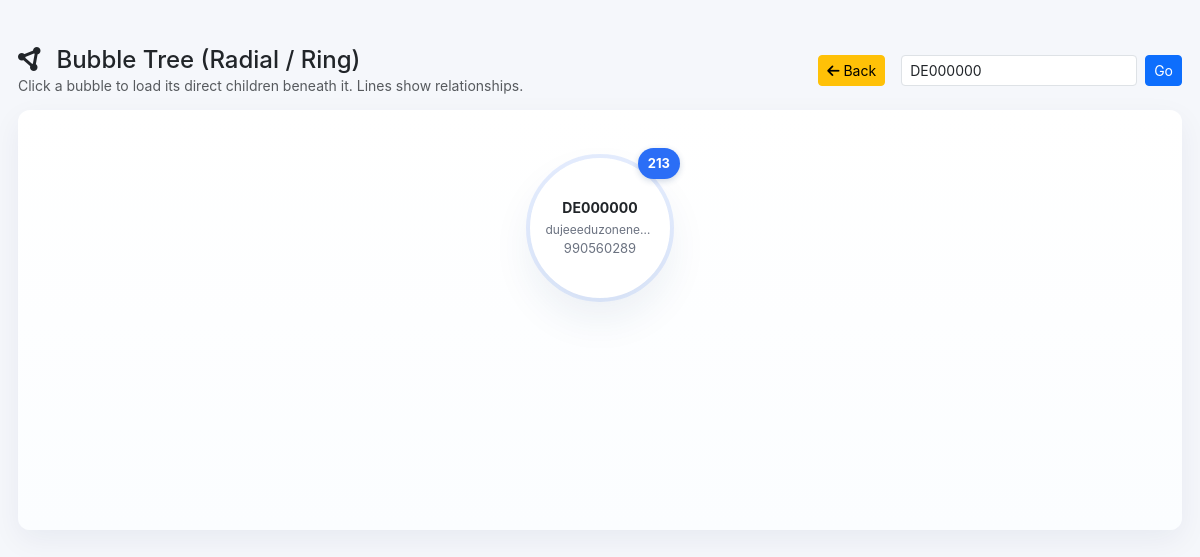
The app's page /view_children.php?mlm_id=DE000000 (signed in) with its own data.
### tables this page shows
CREATE TABLE `members` (
  `id` int(11) NOT NULL,
  `mlm_id` varchar(20) NOT NULL,
  `ref_id` varchar(20) DEFAULT NULL,
  `full_name` varchar(100) NOT NULL,
  `phone` varchar(15) NOT NULL,
  `email` varchar(100) DEFAULT NULL,
  `roll_no` varchar(50) NOT NULL,
  `rp` int(11) DEFAULT NULL,
  `sp` int(11) DEFAULT NULL,
  `password` varchar(255) NOT NULL,
  `country` varchar(50) NOT NULL,
  `blood_group` varchar(10) NOT NULL,
  `status` enum('red','prime') DEFAULT 'red',
  `joining_date` timestamp NOT NULL DEFAULT current_timestamp(),
  `reg_date` timestamp NOT NULL DEFAULT current_timestamp(),
  `account_holder` varchar(100) DEFAULT NULL,
  `bank_name` varchar(100) DEFAULT NULL,
  `account_number` varchar(50) DEFAULT NULL,
  `ifsc_code` varchar(20) DEFAULT NULL,
  `branch_name` varchar(100) DEFAULT NULL
);

### view_children.php (the view, shortened to what this page needs)
<?php
require 'db.php';
$id = $_SESSION['member_id'];
$stmtMy = $mysqli->prepare("SELECT mlm_id FROM members WHERE id = ?");
$stmtMy->bind_param("i", $id);
$stmtMy->execute();
$myData = $stmtMy->get_result()->fetch_assoc();
$myMLM = $myData['mlm_id'] ?? '';
function h($s){ return htmlspecialchars($s, ENT_QUOTES|ENT_SUBSTITUTE, 'UTF-8'); }
$member = null;
if (isset($_GET['mlm_id'])) {
    $mlm = trim($_GET['mlm_id']);
    $q = $mysqli->prepare("SELECT mlm_id, full_name, phone, status FROM members WHERE mlm_id = ?");
    $q->bind_param("s", $mlm);
    $q->execute();
    $member = $q->get_result()->fetch_assoc();
}
$descCollector = [];
if ($member) {
    getAllDescendants($mysqli, [$member['mlm_id']], $descCollector);
    $totalDownline = count($descCollector);
} else {
    $totalDownline = 0;
}
?>
<!doctype html>
<html lang="en">
<head>
<link href="https://cdn.jsdelivr.net/npm/bootstrap@5.3.0/dist/css/bootstrap.min.css" rel="stylesheet">
<link href="https://cdnjs.cloudflare.com/ajax/libs/font-awesome/6.4.0/css/all.min.css" rel="stylesheet">
</head>
<body>
<div class="container-app">
  <div class="header">
    <div>
      <h4 class="mb-0"><i class="fa-solid fa-circle-nodes me-2"></i> Bubble Tree (Radial / Ring)</h4>
      <div class="small text-muted">Click a bubble to load its direct children beneath it. Lines show relationships.</div>
    </div>
    <div class="controls">
      <a href="user_dashboard.php" class="btn btn-sm btn-warning me-2"><i class="fa fa-arrow-left"></i> Back</a>
      <form id="searchForm" class="d-flex" onsubmit="event.preventDefault(); goSearch();">
       <input id="mlm_input" class="form-control form-control-sm"
       placeholder="Member ID (eg. DE00001)"
       value="<?= isset($_GET['mlm_id']) ? h($_GET['mlm_id']) : h($myMLM) ?>" readonly>
        <button class="btn btn-primary btn-sm ms-2">Go</button>
      </form>
    </div>
  </div>
  <div id="canvas" class="canvas">
    <svg id="connectorSvg" class="connector-svg" xmlns="http://www.w3.org/2000/svg"></svg>
    <?php if (!$member): ?>
    <?php else: ?>
      <div id="stage" class="bubble-stage" aria-live="polite">
        <div style="position:relative; display:inline-block;">
    <span style="
        position:absolute;
        top:-10px;
        right:-10px;
        background:#2b6ef6;
        color:#fff;
        padding:6px 10px;
        border-radius:999px;
        font-weight:700;
        font-size:13px;
        box-shadow:0 2px 6px rgba(20,60,120,0.20);
        z-index:20;
    ">
        <?= $totalDownline ?>
    </span>
    <div id="bubble-<?= h($member['mlm_id']) ?>"
         class="bubble fade-in selected"
         tabindex="0"
         data-mlm="<?= h($member['mlm_id']) ?>"
         data-full="<?= h($member['full_name']) ?>"
         data-phone="<?= h($member['phone']) ?>"
         data-status="<?= h($member['status']) ?>">
        <div class="id"><?= h($member['mlm_id']) ?></div>
        <div class="name"><?= h($member['full_name']) ?></div>
        <div class="small hint"><?= h($member['phone']) ?></div>
    </div>
</div>
      </div>
    <?php endif; ?>
  </div>
</div>
</body>
</html>

### view_children.php (style rules this page uses)
:root { --bg:#f5f7fb; --card:#fff; --muted:#6b7280; --accent:#2b6ef6; --line:#cdd6e6; }
body { background:var(--bg); font-family: Inter, system-ui, sans-serif; }
.container-app { max-width:1200px; margin:28px auto; padding:18px; }
.header { display:flex; justify-content:space-between; align-items:center; gap:12px; margin-bottom:14px; }
.canvas { position:relative; background:linear-gradient(180deg,#ffffff,#fbfdff); border-radius:12px; padding:20px; min-height:420px; box-shadow:0 10px 30px rgba(20,40,80,0.06); overflow:auto; }
.connector-svg { position:absolute; left:0; top:0; width:100%; height:100%; pointer-events:none; z-index:5; }
.bubble-stage { position:relative; display:flex; flex-direction:column; align-items:center; gap:28px; padding:28px 12px; }
.bubble { width:140px; height:140px; border-radius:50%; background:var(--card); display:flex; flex-direction:column; align-items:center; justify-content:center; box-shadow:0 6px 18px rgba(15,40,90,0.08); transition: transform .18s ease, box-shadow .18s ease; cursor:pointer; z-index:10; text-align:center; padding:8px; }
.bubble .id { font-weight:700; font-size:14px; }
.bubble .name { font-size:12px; color:var(--muted); margin-top:3px; overflow:hidden; text-overflow:ellipsis; white-space:nowrap; width:88%; }
.controls { display:flex; gap:8px; align-items:center; }
.hint { font-size:13px; color:var(--muted); }
.bubble.selected, .child-bubble.selected { outline:4px solid rgba(43,110,246,0.12); box-shadow:0 20px 40px rgba(20,60,120,0.08); transform:translateY(-8px); }
.fade-in { animation: fadeInScale .22s ease both; }

### records on screen
members: mlm "DE000000", full_name "dujeeeduzonene…", phone "990560289"

### other values on screen
$totalDownline "213"
